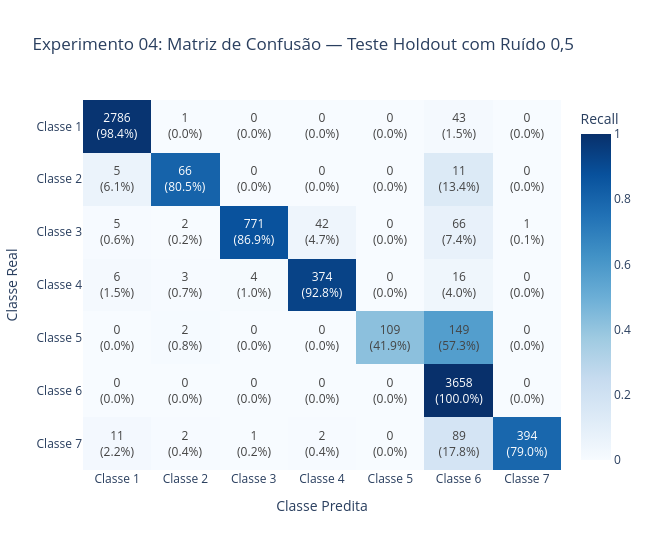

Notebook source saved alongside this figure:
### Code cell
# 6. Avaliação com Ruído Sentinela 0,5 (Teste Holdout 15% e Dataset Completo 100%)
# 6.1 Teste Holdout com Ruído
probs_teste_ruido = modelo.predict(X_teste_ruido_s, verbose=0)
y_pred_teste_ruido = np.argmax(probs_teste_ruido, axis=1)

relatorio_ruido = classification_report(
    y_ref[idx_teste], y_pred_teste_ruido,
    target_names=NOMES_CLASSES,
    output_dict=True
)
print("=== RELATÓRIO: TESTE HOLDOUT COM RUÍDO 0,5 ===")
print(classification_report(y_ref[idx_teste], y_pred_teste_ruido, target_names=NOMES_CLASSES))

fig_cm_ruido = plotar_matriz_confusao(
    y_ref[idx_teste], y_pred_teste_ruido,
    "Experimento 04: Matriz de Confusão — Teste Holdout com Ruído 0,5"
)
fig_cm_ruido.show()

# 6.2 Dataset Completo 100% com Ruído
probs_full_ruido = modelo.predict(X_full_ruido_s, verbose=0)
y_pred_full_ruido = np.argmax(probs_full_ruido, axis=1)
print(f"Acurácia no Dataset Completo (100%) com Ruído: {accuracy_score(y_ref, y_pred_full_ruido):.4f}")

### Figure 1 — Plotly figure (JSON) as saved in the notebook; plotly's stock layout.template omitted (floating-point values rounded to 4 significant figures)
{"data": [{"colorbar": {"title": {"text": "Recall"}}, "colorscale": [[0.0, "rgb(247,251,255)"], [0.125, "rgb(222,235,247)"], [0.25, "rgb(198,219,239)"], [0.375, "rgb(158,202,225)"], [0.5, "rgb(107,174,214)"], [0.625, "rgb(66,146,198)"], [0.75, "rgb(33,113,181)"], [0.875, "rgb(8,81,156)"], [1.0, "rgb(8,48,107)"]], "text": [["2786<br>(98.4%)", "1<br>(0.0%)", "0<br>(0.0%)", "0<br>(0.0%)", "0<br>(0.0%)", "43<br>(1.5%)", "0<br>(0.0%)"], ["5<br>(6.1%)", "66<br>(80.5%)", "0<br>(0.0%)", "0<br>(0.0%)", "0<br>(0.0%)", "11<br>(13.4%)", "0<br>(0.0%)"], ["5<br>(0.6%)", "2<br>(0.2%)", "771<br>(86.9%)", "42<br>(4.7%)", "0<br>(0.0%)", "66<br>(7.4%)", "1<br>(0.1%)"], ["6<br>(1.5%)", "3<br>(0.7%)", "4<br>(1.0%)", "374<br>(92.8%)", "0<br>(0.0%)", "16<br>(4.0%)", "0<br>(0.0%)"], ["0<br>(0.0%)", "2<br>(0.8%)", "0<br>(0.0%)", "0<br>(0.0%)", "109<br>(41.9%)", "149<br>(57.3%)", "0<br>(0.0%)"], ["0<br>(0.0%)", "0<br>(0.0%)", "0<br>(0.0%)", "0<br>(0.0%)", "0<br>(0.0%)", "3658<br>(100.0%)", "0<br>(0.0%)"], ["11<br>(2.2%)", "2<br>(0.4%)", "1<br>(0.2%)", "2<br>(0.4%)", "0<br>(0.0%)", "89<br>(17.8%)", "394<br>(79.0%)"]], "texttemplate": "%{text}", "type": "heatmap", "x": ["Classe 1", "Classe 2", "Classe 3", "Classe 4", "Classe 5", "Classe 6", "Classe 7"], "y": ["Classe 1", "Classe 2", "Classe 3", "Classe 4", "Classe 5", "Classe 6", "Classe 7"], "z": [[0.9845, 0.0003534, 0.0, 0.0, 0.0, 0.01519, 0.0], [0.06098, 0.8049, 0.0, 0.0, 0.0, 0.1341, 0.0], [0.005637, 0.002255, 0.8692, 0.04735, 0.0, 0.07441, 0.001127], [0.01489, 0.007444, 0.009926, 0.928, 0.0, 0.0397, 0.0], [0.0, 0.007692, 0.0, 0.0, 0.4192, 0.5731, 0.0], [0.0, 0.0, 0.0, 0.0, 0.0, 1.0, 0.0], [0.02204, 0.004008, 0.002004, 0.004008, 0.0, 0.1784, 0.7896]], "zmax": 1, "zmin": 0}], "layout": {"height": 550, "title": {"text": "Experimento 04: Matriz de Confusão — Teste Holdout com Ruído 0,5"}, "width": 650, "xaxis": {"title": {"text": "Classe Predita"}}, "yaxis": {"autorange": "reversed", "title": {"text": "Classe Real"}}}}
